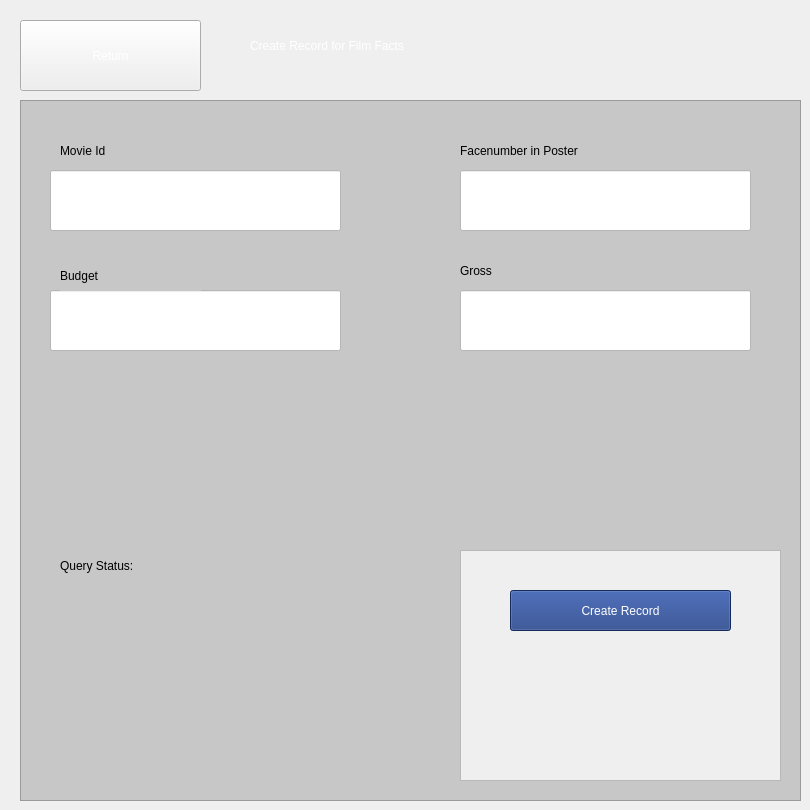
    <widget class="QWidget" name="createEntryPage">
     <widget class="QLabel" name="label_5">
      <property name="geometry">
       <rect>
        <x>250</x>
        <y>20</y>
        <width>471</width>
        <height>51</height>
       </rect>
      </property>
      <property name="styleSheet">
       <string notr="true">color: rgb(255, 255, 255);
font: 700 20pt &quot;Quicksand&quot;;</string>
      </property>
      <property name="text">
       <string>Create Record for Film Facts</string>
      </property>
     </widget>
     <widget class="QPushButton" name="returnFromCreatePushButton">
      <property name="geometry">
       <rect>
        <x>20</x>
        <y>20</y>
        <width>181</width>
        <height>71</height>
       </rect>
      </property>
      <property name="styleSheet">
       <string notr="true">color: rgb(255, 255, 255);</string>
      </property>
      <property name="text">
       <string>Return</string>
      </property>
     </widget>
     <widget class="QFrame" name="frame_3">
      <property name="geometry">
       <rect>
        <x>20</x>
        <y>100</y>
        <width>781</width>
        <height>701</height>
       </rect>
      </property>
      <property name="styleSheet">
       <string notr="true">background-color: rgb(199, 199, 199);</string>
      </property>
      <property name="frameShape">
       <enum>QFrame::StyledPanel</enum>
      </property>
      <property name="frameShadow">
       <enum>QFrame::Raised</enum>
      </property>
      <widget class="QLabel" name="label_15">
       <property name="geometry">
        <rect>
         <x>440</x>
         <y>160</y>
         <width>141</width>
         <height>21</height>
        </rect>
       </property>
       <property name="styleSheet">
        <string notr="true">color: rgb(0, 0, 0);
</string>
       </property>
       <property name="text">
        <string>Gross</string>
       </property>
      </widget>
      <widget class="QLineEdit" name="budgetLineEdit">
       <property name="geometry">
        <rect>
         <x>30</x>
         <y>190</y>
         <width>291</width>
         <height>61</height>
        </rect>
       </property>
       <property name="styleSheet">
        <string notr="true">background-color: rgb(255, 255, 255);
color: rgb(0, 0, 0);
font: 14pt &quot;Quicksand&quot;;
</string>
       </property>
       <property name="text">
        <string/>
       </property>
      </widget>
      <widget class="QLabel" name="label_14">
       <property name="geometry">
        <rect>
         <x>40</x>
         <y>160</y>
         <width>141</width>
         <height>31</height>
        </rect>
       </property>
       <property name="styleSheet">
        <string notr="true">color: rgb(0, 0, 0);
font: 700 12pt &quot;Quicksand&quot;;</string>
       </property>
       <property name="text">
        <string>Budget</string>
       </property>
      </widget>
      <widget class="QLineEdit" name="grossLineEdit">
       <property name="geometry">
        <rect>
         <x>440</x>
         <y>190</y>
         <width>291</width>
         <height>61</height>
        </rect>
       </property>
       <property name="styleSheet">
        <string notr="true">background-color: rgb(255, 255, 255);
color: rgb(0, 0, 0);
font: 14pt &quot;Quicksand&quot;;
</string>
       </property>
       <property name="text">
        <string/>
       </property>
      </widget>
      <widget class="QLineEdit" name="facenumberLineEdit">
       <property name="geometry">
        <rect>
         <x>440</x>
         <y>70</y>
         <width>291</width>
         <height>61</height>
        </rect>
       </property>
       <property name="styleSheet">
        <string notr="true">background-color: rgb(255, 255, 255);
color: rgb(0, 0, 0);
font: 14pt &quot;Quicksand&quot;;
</string>
       </property>
       <property name="text">
        <string/>
       </property>
      </widget>
      <widget class="QLabel" name="label_20">
       <property name="geometry">
        <rect>
         <x>440</x>
         <y>40</y>
         <width>221</width>
         <height>21</height>
        </rect>
       </property>
       <property name="styleSheet">
        <string notr="true">color: rgb(0, 0, 0);
font: 700 12pt &quot;Quicksand&quot;;</string>
       </property>
       <property name="text">
        <string>Facenumber in Poster</string>
       </property>
      </widget>
      <widget class="QLabel" name="label_19">
       <property name="geometry">
        <rect>
         <x>40</x>
         <y>40</y>
         <width>181</width>
         <height>21</height>
        </rect>
       </property>
       <property name="styleSheet">
        <string notr="true">color: rgb(0, 0, 0);
font: 700 12pt &quot;Quicksand&quot;;</string>
       </property>
       <property name="text">
        <string>Movie Id</string>
       </property>
      </widget>
      <widget class="QLineEdit" name="movieIdLineEdit">
       <property name="geometry">
        <rect>
         <x>30</x>
         <y>70</y>
         <width>291</width>
         <height>61</height>
        </rect>
       </property>
       <property name="styleSheet">
        <string notr="true">background-color: rgb(255, 255, 255);
font: 14pt &quot;Quicksand&quot;;
color: rgb(0, 0, 0);
</string>
       </property>
       <property name="text">
        <string/>
       </property>
      </widget>
      <widget class="QFrame" name="frame_5">
       <property name="geometry">
        <rect>
         <x>440</x>
         <y>450</y>
         <width>321</width>
         <height>231</height>
        </rect>
       </property>
       <property name="styleSheet">
        <string notr="true">background-color: rgb(239, 239, 239);</string>
       </property>
       <property name="frameShape">
        <enum>QFrame::StyledPanel</enum>
       </property>
       <property name="frameShadow">
        <enum>QFrame::Raised</enum>
       </property>
       <widget class="QPushButton" name="createRecordPushButton">
        <property name="geometry">
         <rect>
          <x>50</x>
          <y>40</y>
          <width>221</width>
          <height>41</height>
         </rect>
        </property>
        <property name="styleSheet">
         <string notr="true">color: rgb(255, 255, 255);
background-color: rgb(30, 60, 131);
</string>
        </property>
        <property name="text">
         <string>Create Record</string>
        </property>
       </widget>
       <widget class="QLabel" name="recordCreationStatusLabel">
        <property name="geometry">
         <rect>
          <x>60</x>
          <y>150</y>
          <width>141</width>
          <height>21</height>
         </rect>
        </property>
        <property name="styleSheet">
         <string notr="true">color: rgb(0, 0, 0);
</string>
        </property>
        <property name="text">
         <string/>
        </property>
       </widget>
      </widget>
      <widget class="QLabel" name="label_18">
       <property name="geometry">
        <rect>
         <x>40</x>
         <y>450</y>
         <width>191</width>
         <height>31</height>
        </rect>
       </property>
       <property name="styleSheet">
        <string notr="true">color: rgb(0, 0, 0);
font: 700 16pt &quot;Quicksand&quot;;</string>
       </property>
       <property name="text">
        <string>Query Status:</string>
       </property>
      </widget>
      <widget class="QLabel" name="queryExecutionStatusLabel">
       <property name="geometry">
        <rect>
         <x>230</x>
         <y>450</y>
         <width>191</width>
         <height>31</height>
        </rect>
       </property>
       <property name="styleSheet">
        <string notr="true">font: 700 16pt &quot;Quicksand&quot;;</string>
       </property>
       <property name="text">
        <string/>
       </property>
      </widget>
     </widget>
    </widget>
